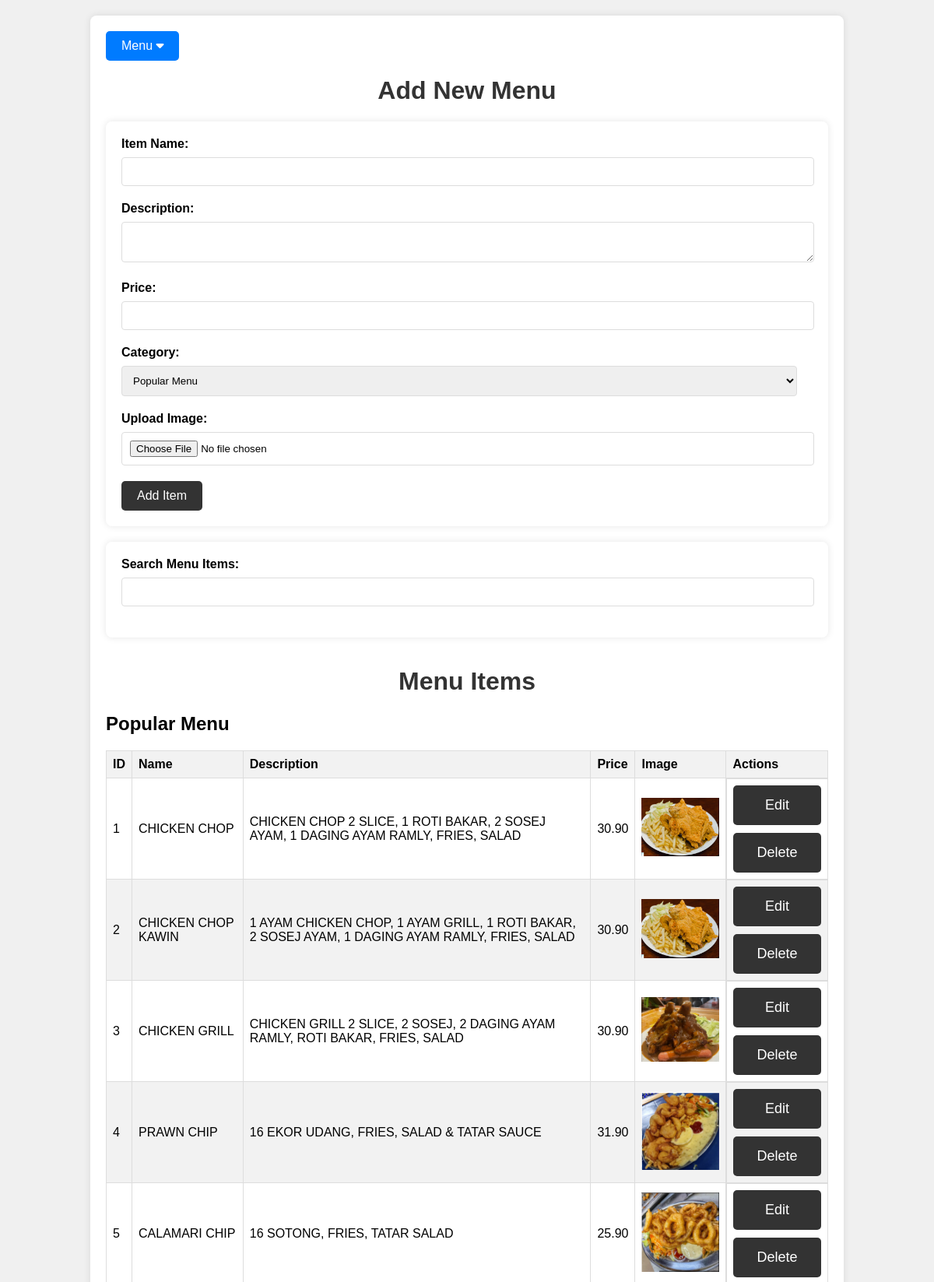
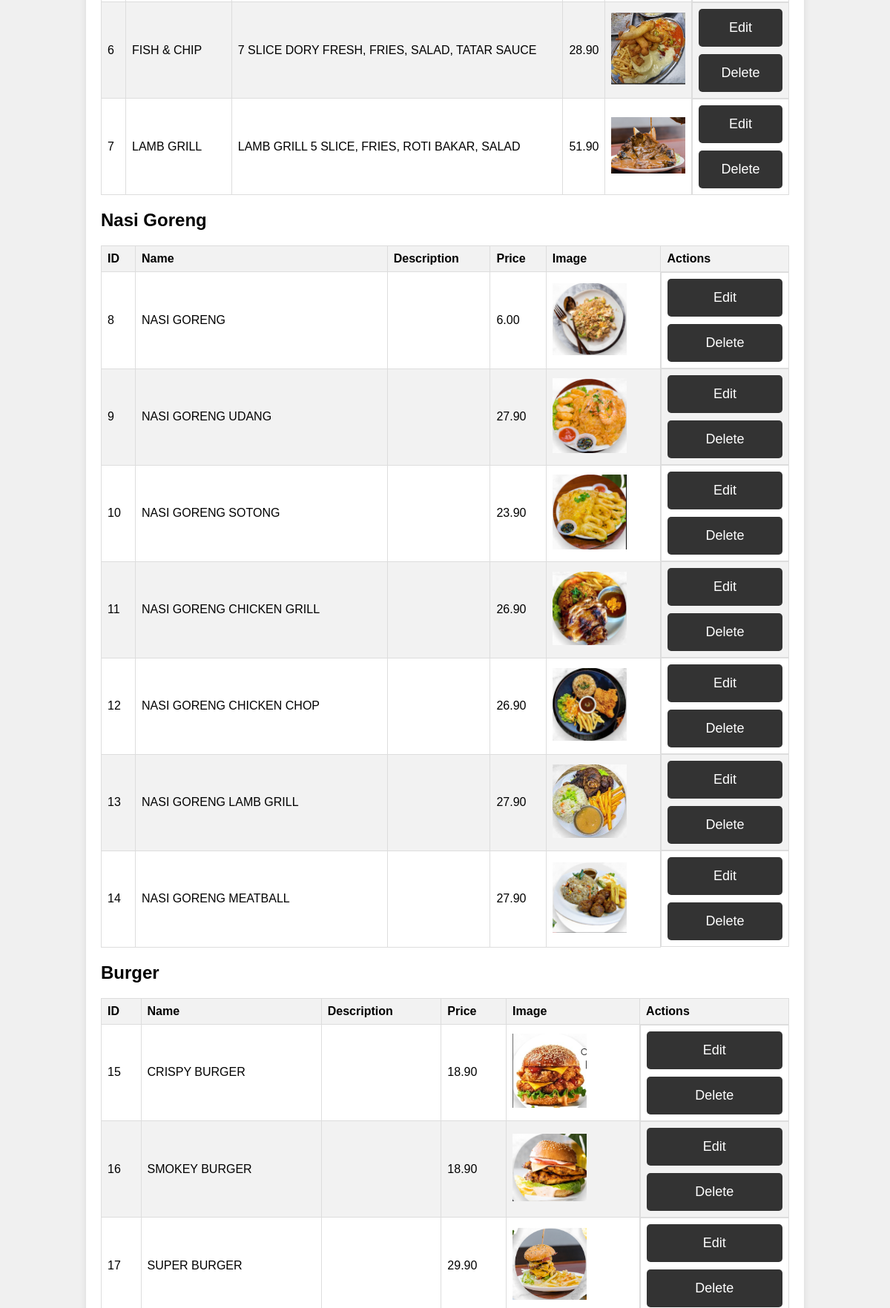
Screenshot of /menu_management.php (signed in, upper part) with the database file from the repository (2 pictures, top to bottom).
### tables this page shows
CREATE TABLE `menu_items` (
  `id` int(11) NOT NULL,
  `name` varchar(255) NOT NULL,
  `description` text DEFAULT NULL,
  `price` decimal(10,2) NOT NULL,
  `category` varchar(100) DEFAULT NULL,
  `image` mediumblob DEFAULT NULL
);

### menu_management.php (the view, shortened to what this page needs)
<?php
include "connection.php";
$category_order = array("Popular Menu", "Nasi Goreng", "Burger", "Side Dish", "Spaghetti", "Drinks");
$search_term = isset($_GET['search']) ? $_GET['search'] : '';
$menu_items = [];
foreach ($category_order as $category) {
    $item_sql = "SELECT id, name, description, price, image FROM menu_items WHERE category = ? ORDER BY id ASC";
    $stmt = $conn->prepare($item_sql);
    $stmt->bind_param("s", $category);
    $stmt->execute();
    $result = $stmt->get_result();
    $menu_items[$category] = [];
    while ($row = $result->fetch_assoc()) {
        $menu_items[$category][] = $row;
    }
}
?>
<!DOCTYPE html>
<html lang="en">
<head>
    <link rel="stylesheet" href="https://cdnjs.cloudflare.com/ajax/libs/font-awesome/6.0.0-beta3/css/all.min.css">
</head>
<body>
    <div class="container">
        <div class="dropdown">
            <button class="dropbtn">Menu <i class="fas fa-caret-down"></i></button>
        </div>
        <h1>Add New Menu</h1>
        <form action="" method="POST" enctype="multipart/form-data">
            <label for="itemName">Item Name:</label>
            <input type="text" id="itemName" name="itemName" required>
            <label for="itemDescription">Description:</label>
            <textarea id="itemDescription" name="itemDescription"></textarea>
            <label for="itemPrice">Price:</label>
            <input type="number" id="itemPrice" name="itemPrice" step="0.01" required>
            <label for="itemCategory">Category:</label>
            <select id="itemCategory" name="itemCategory">
                <option value="Popular Menu">Popular Menu</option>
            </select>
            <label for="itemImage">Upload Image:</label>
            <input type="file" id="itemImage" name="itemImage">
            <button type="submit">Add Item</button>
        </form>
        <form action="" method="GET" style="margin-top: 20px; position: relative;">
            <label for="search">Search Menu Items:</label>
            <input type="text" id="search" name="search" value="<?php echo htmlspecialchars($search_term); ?>">
        </form><br>
        <h1>Menu Items</h1>
        <?php foreach ($menu_items as $category => $items): ?>
            <h2><?php echo htmlspecialchars($category); ?></h2>
            <table>
                <thead>
                    <tr>
                        <th>ID</th>
                        <th>Name</th>
                        <th>Description</th>
                        <th>Price</th>
                        <th>Image</th>
                        <th>Actions</th>
                    </tr>
                </thead>
                <tbody>
                    <?php foreach ($items as $item): ?>
                        <tr>
                            <td><?php echo htmlspecialchars($item['id']); ?></td>
                            <td><?php echo htmlspecialchars($item['name']); ?></td>
                            <td><?php echo htmlspecialchars($item['description']); ?></td>
                            <td><?php echo htmlspecialchars($item['price']); ?></td>
                            <td>
                                <?php if ($item['image']): ?>
                                    <img src="<?php echo htmlspecialchars($item['image']); ?>" alt="Image">
                                <?php else: ?>
                                    No Image
                                <?php endif; ?>
                            </td>
                            <td class="actions">
                                <a href="edit_menu.php?id=<?php echo $item['id']; ?>" class="btn">Edit</a>
                                <a href="delete_menu.php?id=<?php echo $item['id']; ?>" class="btn" onclick="return confirm('Are you sure you want to delete this item?');">Delete</a>
                            </td>
                        </tr>
                    <?php endforeach; ?>
                </tbody>
            </table>
        <?php endforeach; ?>
    </div>
</body>
</html>

### menu_management.php (style rules this page uses)
body { font-family: Arial, sans-serif; background-color: #f0f0f0; margin: 0; padding: 20px; background-image: url('adminpage.jpg'); background-size: cover; }
.container { width: 80%; margin: 0 auto; background-color: #ffffff; border-radius: 8px; box-shadow: 0 0 10px rgba(0, 0, 0, 0.1); padding: 20px; overflow-x: auto; }
h1 { text-align: center; color: #333333; margin-top: 20px; }
form { background: #fff; padding: 20px; margin-top: 20px; box-shadow: 0 0 10px rgba(0, 0, 0, 0.1); border-radius: 8px; }
form label { display: block; margin-bottom: 8px; font-weight: bold; }
form input[type="text"], form input[type="number"], form textarea, form select, form input[type="file"] { width: calc(100% - 20px); padding: 10px; margin-bottom: 20px; border: 1px solid #ddd; border-radius: 4px; }
form button { display: inline-block; background: #333; color: #fff; border: none; padding: 10px 20px; text-decoration: none; border-radius: 5px; cursor: pointer; font-size: 16px; }
table { width: 100%; margin-top: 20px; border-collapse: collapse; }
th, td { border: 1px solid #dddddd; text-align: left; padding: 8px; vertical-align: middle; }
th { background-color: #f2f2f2; }
tr:nth-child(even) { background-color: #f2f2f2; }
.btn { display: inline-block; font-size: 18px; color: white; background-color: #333; padding: 15px 30px; text-decoration: none; border-radius: 5px; text-align: center; }
.actions { display: flex; flex-direction: column; gap: 10px; }
img { max-width: 100px; height: auto; }
.dropdown { position: relative; display: inline-block; margin-right: 10px; }
.dropbtn { padding: 10px 20px; font-size: 16px; margin-right: 5px; border: none; border-radius: 5px; cursor: pointer; background-color: #007bff; color: white; }

### rows the page displays
menu_items: id "1", name "CHICKEN CHOP", description "CHICKEN CHOP 2 SLICE, 1 ROTI BAKAR, 2 SOSEJ AYAM, 1 DAGING AYAM RAMLY, FRIES, SALAD", price "30.90", image (picture)
menu_items: id "2", name "CHICKEN CHOP KAWIN", description "1 AYAM CHICKEN CHOP, 1 AYAM GRILL, 1 ROTI BAKAR, 2 SOSEJ AYAM, 1 DAGING AYAM RAMLY, FRIES, SALAD", price "30.90", image (picture)
menu_items: id "3", name "CHICKEN GRILL", description "CHICKEN GRILL 2 SLICE, 2 SOSEJ, 2 DAGING AYAM RAMLY, ROTI BAKAR, FRIES, SALAD", price "30.90", image (picture)
menu_items: id "4", name "PRAWN CHIP", description "16 EKOR UDANG, FRIES, SALAD & TATAR SAUCE", price "31.90", image (picture)
menu_items: id "5", name "CALAMARI CHIP", description "16 SOTONG, FRIES, TATAR SALAD", price "25.90", image (picture)
menu_items: id "6", name "FISH & CHIP", description "7 SLICE DORY FRESH, FRIES, SALAD, TATAR SAUCE", price "28.90", image (picture)
menu_items: id "7", name "LAMB GRILL", description "LAMB GRILL 5 SLICE, FRIES, ROTI BAKAR, SALAD", price "51.90", image (picture)
menu_items: id "8", name "NASI GORENG", price "6.00", image (picture)
menu_items: id "9", name "NASI GORENG UDANG", price "27.90", image (picture)
menu_items: id "10", name "NASI GORENG SOTONG", price "23.90", image (picture)
menu_items: id "11", name "NASI GORENG CHICKEN GRILL", price "26.90", image (picture)
menu_items: id "12", name "NASI GORENG CHICKEN CHOP", price "26.90", image (picture)
menu_items: id "13", name "NASI GORENG LAMB GRILL", price "27.90", image (picture)
menu_items: id "14", name "NASI GORENG MEATBALL", price "27.90", image (picture)
menu_items: id "15", name "CRISPY BURGER", price "18.90", image (picture)
menu_items: id "16", name "SMOKEY BURGER", price "18.90", image (picture)
menu_items: id "17", name "SUPER BURGER", price "29.90", image (picture)

### other values shown
$category "Popular Menu"
$category "Nasi Goreng"
$category "Burger"
